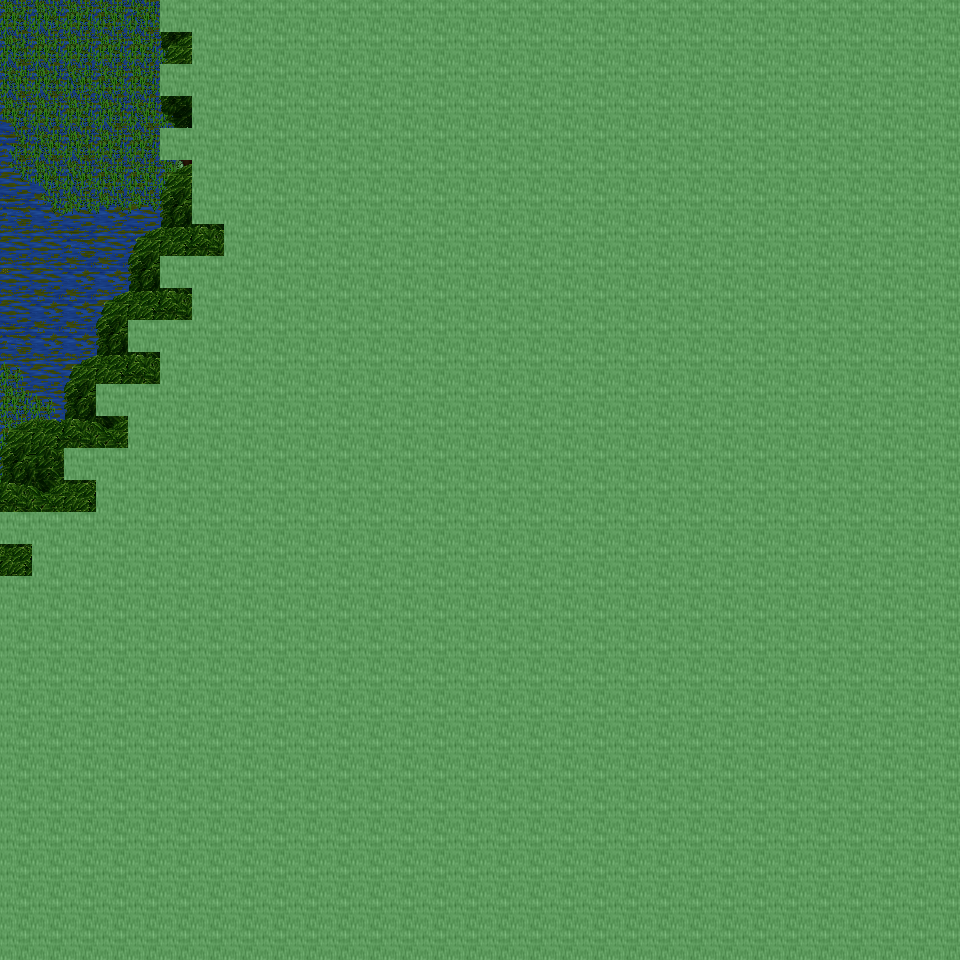

This game map was drawn from its Tiled (.tmx) file and the tilesets committed beside it. A one-line description and the trimmed map source follow:
An orthogonal 30x30 tile map with 32x32 px tiles, 6 tile layers (Ground, Object, Object2, Above, ...), 25 tilesets and 3 objects (3x mapchange).

<map version="1.0" orientation="orthogonal" renderorder="right-down" width="30" height="30" tilewidth="32" tileheight="32" nextobjectid="4">
  <tileset firstgid="1" name="tileset_ground_ground" tilewidth="32" tileheight="32" tilecount="33" columns="3">
    <image source="../drawable/tileset_ground_ground.png" width="96" height="352" />
  </tileset>
  <tileset firstgid="34" name="tileset_plant_flower_daisy_white" tilewidth="32" tileheight="32" tilecount="8" columns="2">
    <image source="../drawable/tileset_plant_flower_daisy_white.png" width="64" height="128" />
  </tileset>
  <tileset firstgid="42" name="tileset_ground_grass_edges" tilewidth="32" tileheight="32" tilecount="36" columns="12">
    <image source="../drawable/tileset_ground_grass_edges.png" width="384" height="96" />
  </tileset>
  <tileset firstgid="78" name="tileset_ground_grass_corners" tilewidth="32" tileheight="32" tilecount="24" columns="6">
    <image source="../drawable/tileset_ground_grass_corners.png" width="192" height="128" />
  </tileset>
  <tileset firstgid="102" name="tileset_plant_grasses" tilewidth="32" tileheight="32" tilecount="6" columns="3">
    <image source="../drawable/tileset_plant_grasses.png" width="96" height="64" />
  </tileset>
  <tileset firstgid="108" name="tileset_ground_rock_pebbles" tilewidth="32" tileheight="32" tilecount="3" columns="1">
    <image source="../drawable/tileset_ground_rock_pebbles.png" width="32" height="96" />
  </tileset>
  <tileset firstgid="111" name="tileset_ground_earth_edges" tilewidth="32" tileheight="32" tilecount="18" columns="6">
    <image source="../drawable/tileset_ground_earth_edges.png" width="192" height="96" />
  </tileset>
  <tileset firstgid="129" name="tileset_item_corpse_skull_pale" tilewidth="32" tileheight="32" tilecount="2" columns="2">
    <image source="../drawable/tileset_item_corpse_skull_pale.png" width="64" height="32" />
  </tileset>
  <tileset firstgid="131" name="tileset_logic_collision" tilewidth="32" tileheight="32" tilecount="1" columns="1">
    <image source="../drawable/tileset_logic_collision.png" width="32" height="32" />
  </tileset>
  <tileset firstgid="132" name="tileset_ground_water_swamp_water" tilewidth="32" tileheight="32" tilecount="33" columns="3">
    <image source="../drawable/tileset_ground_water_swamp_water.png" width="96" height="352" />
  </tileset>
  <tileset firstgid="165" name="tileset_plant_tree_tree_darkgreen" tilewidth="32" tileheight="32" tilecount="88" columns="8">
    <image source="../drawable/tileset_plant_tree_tree_darkgreen.png" width="256" height="352" />
  </tileset>
  <tileset firstgid="253" name="tileset_building_death_tower" tilewidth="32" tileheight="32" tilecount="252" columns="9">
    <image source="../drawable/tileset_building_death_tower.png" width="288" height="896" />
  </tileset>
  <tileset firstgid="505" name="tileset_ground_ridge_earth_dark" tilewidth="32" tileheight="32" tilecount="96" columns="12">
    <image source="../drawable/tileset_ground_ridge_earth_dark.png" width="384" height="256" />
  </tileset>
  <tileset firstgid="601" name="tileset_plant_tree_dead_tree_2" tilewidth="32" tileheight="32" tilecount="20" columns="4">
    <image source="../drawable/tileset_plant_tree_dead_tree_2.png" width="128" height="160" />
  </tileset>
  <tileset firstgid="621" name="tileset_item_corpse_swamp_sunken" tilewidth="32" tileheight="32" tilecount="32" columns="8">
    <image source="../drawable/tileset_item_corpse_swamp_sunken.png" width="256" height="128" />
  </tileset>
  <tileset firstgid="653" name="tileset_plant_grasses_swamp" tilewidth="32" tileheight="32" tilecount="42" columns="6">
    <image source="../drawable/tileset_plant_grasses_swamp.png" width="192" height="224" />
  </tileset>
  <tileset firstgid="695" name="tileset_plant_tree_dead_tree_3" tilewidth="32" tileheight="32" tilecount="16" columns="4">
    <image source="../drawable/tileset_plant_tree_dead_tree_3.png" width="128" height="128" />
  </tileset>
  <tileset firstgid="711" name="tileset_plant_stump_hollow_logs" tilewidth="32" tileheight="32" tilecount="6" columns="3">
    <image source="../drawable/tileset_plant_stump_hollow_logs.png" width="96" height="64" />
  </tileset>
  <tileset firstgid="717" name="tileset_ground_rock_rocks" tilewidth="32" tileheight="32" tilecount="4" columns="2">
    <image source="../drawable/tileset_ground_rock_rocks.png" width="64" height="64" />
  </tileset>
  <tileset firstgid="721" name="tileset_ground_rock_rocks_3" tilewidth="32" tileheight="32" tilecount="16" columns="4">
    <image source="../drawable/tileset_ground_rock_rocks_3.png" width="128" height="128" />
  </tileset>
  <tileset firstgid="737" name="tileset_item_corpse_skeleton" tilewidth="32" tileheight="32" tilecount="4" columns="2">
    <image source="../drawable/tileset_item_corpse_skeleton.png" width="64" height="64" />
  </tileset>
  <tileset firstgid="741" name="tileset_item_gothic_skull_post" tilewidth="32" tileheight="32" tilecount="2" columns="1">
    <image source="../drawable/tileset_item_gothic_skull_post.png" width="32" height="64" />
  </tileset>
  <tileset firstgid="743" name="tileset_item_statue_skullpedestal" tilewidth="32" tileheight="32" tilecount="2" columns="1">
    <image source="../drawable/tileset_item_statue_skullpedestal.png" width="32" height="64" />
  </tileset>
  <tileset firstgid="745" name="tileset_building_entrance_int_broken_bars" tilewidth="32" tileheight="32" tilecount="2" columns="1">
    <image source="../drawable/tileset_building_entrance_int_broken_bars.png" width="32" height="64" />
  </tileset>
  <tileset firstgid="747" name="tileset_ground_slate_tiles" tilewidth="32" tileheight="32" tilecount="15" columns="5">
    <image source="../drawable/tileset_ground_slate_tiles.png" width="160" height="96" />
  </tileset>
  <layer name="Ground" width="30" height="30">
    <data>[900 cells, 900 non-empty, 7 distinct tile ids]</data>
  </layer>
  <layer name="Object" width="30" height="30">
    <data>[900 cells, 532 non-empty, 17 distinct tile ids]</data>
  </layer>
  <layer name="Object2" width="30" height="30">
    <data>[900 cells, 379 non-empty, 22 distinct tile ids]</data>
  </layer>
  <layer name="Above" width="30" height="30">
    <data>[900 cells, 526 non-empty, 12 distinct tile ids]</data>
  </layer>
  <layer name="Above2" width="30" height="30">
    <data>[900 cells, 264 non-empty, 7 distinct tile ids]</data>
  </layer>
  <layer name="Walkable" width="30" height="30">
    <data>[900 cells, 821 non-empty, 1 distinct tile ids]</data>
  </layer>
  <objectgroup name="MapEvents">
    <object id="1" name="north" type="mapchange" x="0" y="0" width="160" height="32">
      <properties>
        <property name="map" value="0_ados_mountain_n2_w2_x4_y1" />
        <property name="place" value="south" />
      </properties>
    </object>
    <object id="2" name="west" type="mapchange" x="0" y="0" width="32" height="512">
      <properties>
        <property name="map" value="0_ados_mountain_n2_w2_x3_y2" />
        <property name="place" value="east" />
      </properties>
    </object>
    <object id="3" name="west2" type="mapchange" x="0" y="544" width="32" height="32">
      <properties>
        <property name="map" value="0_ados_mountain_n2_w2_x3_y2" />
        <property name="place" value="east2" />
      </properties>
    </object>
  </objectgroup>
</map>
